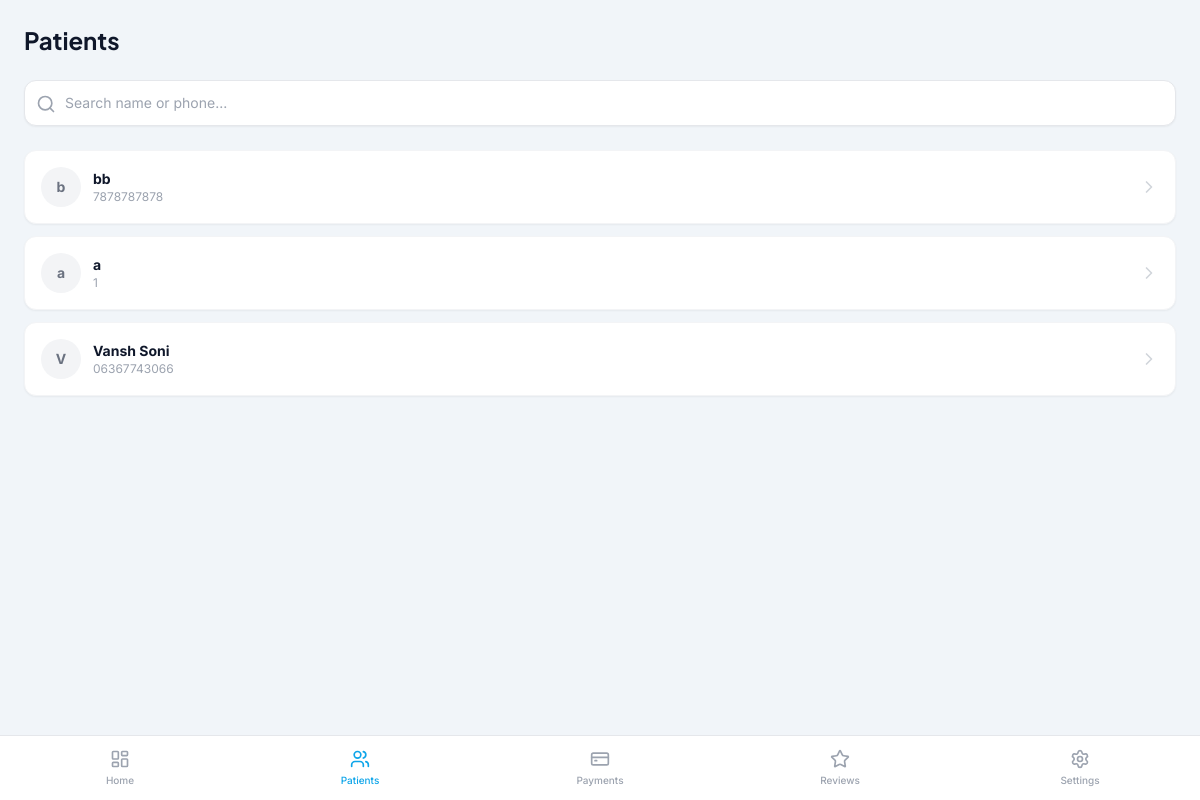
Page /custom-admin/patients/ (signed in) on the earlier database version.
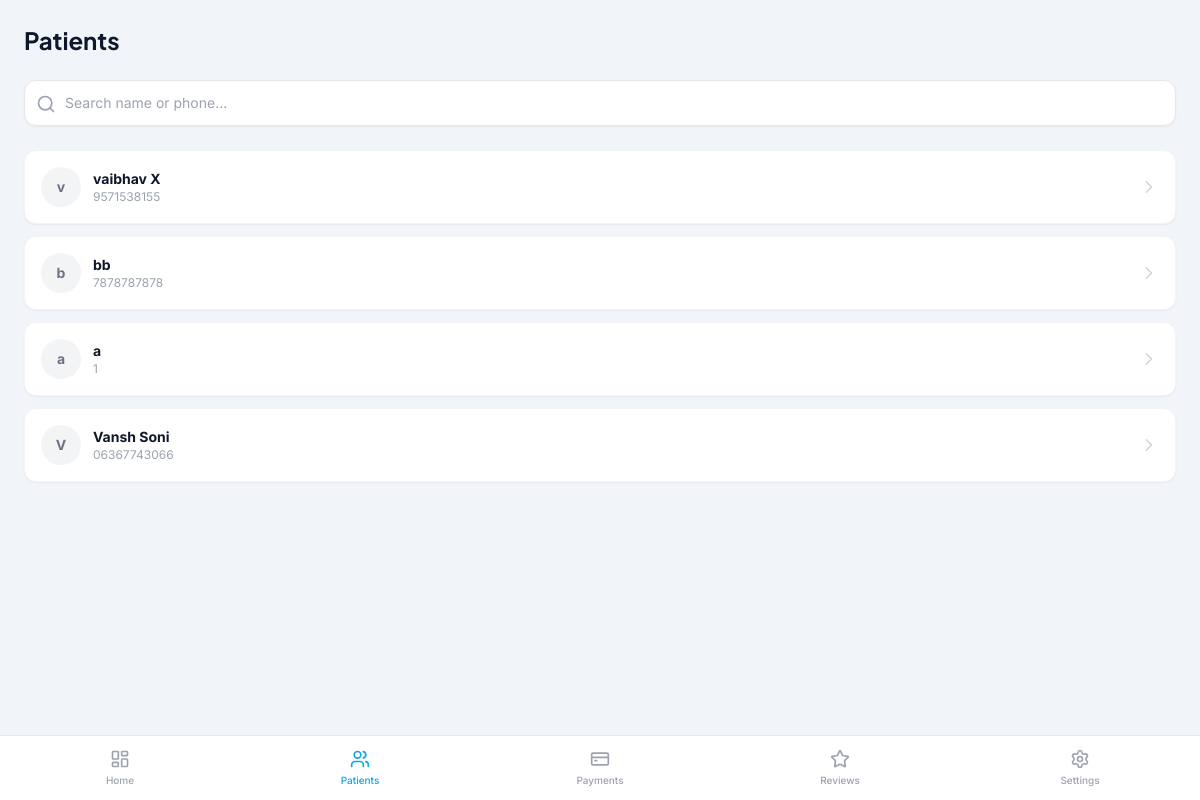
Same page on the later database version.
### accounts/models.py (models this page shows, shortened)
class Patient(models.Model):
    GENDER_CHOICES = [
        ('M', 'Male'),
        ('F', 'Female'),
        ('O', 'Other'),
    ]
    user = models.OneToOneField(User, on_delete=models.CASCADE)
    full_name = models.CharField(max_length=120)
    email = models.EmailField()
    phone = models.CharField(max_length=20, unique=True)
    dob = models.DateField(null=True, blank=True)
    gender = models.CharField(max_length=1, choices=GENDER_CHOICES)
    country = models.CharField(max_length=50)
    address = models.TextField(null=True, blank=True)
    created_at = models.DateTimeField(auto_now_add=True)

### adminpanel/views.py (the view)
# urls.py: path('patients/', views.patients, name='patients'),
@login_required
def patients(request):
    query = request.GET.get('q')
    if query:
        patients = Patient.objects.filter(
            Q(full_name__icontains=query) |
            Q(phone__icontains=query)
        ).order_by('full_name')
    else:
        patients = Patient.objects.all().order_by('-created_at')[:20]
    context = {
        'patients': patients,
        'query': query,
        'active_tab': 'patients'
    }
    return render(request, 'adminpanel/patients.html', context)

### templates/adminpanel/patients.html
{% extends 'adminpanel/base_mobile.html' %} {% block content %}
<div class="p-6">
  <h1 class="text-2xl font-heading font-bold text-primary mb-6">Patients</h1>
  <form method="GET" class="mb-6 relative">
    <input
      type="text"
      name="q"
      value="{{ query|default:'' }}"
      placeholder="Search name or phone..."
      class="w-full pl-10 pr-4 py-3 bg-white rounded-xl border border-gray-200 focus:border-accent outline-none text-sm shadow-sm"
    />
    <i
      data-lucide="search"
      class="w-5 h-5 text-gray-400 absolute left-3 top-3.5"
    ></i>
  </form>
  <div class="space-y-3">
    {% for patient in patients %}
    <a
      href="{% url 'adminpanel:patient_detail' patient.id %}"
      class="block bg-white p-4 rounded-xl border border-gray-100 shadow-sm hover:border-accent transition-all group"
    >
      <div class="flex justify-between items-center">
        <div class="flex items-center gap-3">
          <div
            class="w-10 h-10 bg-gray-100 rounded-full flex items-center justify-center text-gray-500 font-bold text-sm group-hover:bg-accent group-hover:text-white transition-colors"
          >
            {{ patient.full_name|first }}
          </div>
          <div>
            <h3 class="font-bold text-primary text-sm">
              {{ patient.full_name }}
            </h3>
            <p class="text-xs text-gray-400">{{ patient.phone }}</p>
          </div>
        </div>
        <i
          data-lucide="chevron-right"
          class="w-5 h-5 text-gray-300 group-hover:text-accent"
        ></i>
      </div>
    </a>
    {% empty %}
    <div class="text-center py-8">
      <p class="text-gray-400 text-sm">No patients found.</p>
    </div>
    {% endfor %}
  </div>
</div>
{% endblock %}

Differences in the rows shown:
added Patient: full_name|first "v", full_name "vaibhav X", phone "9571538155"
